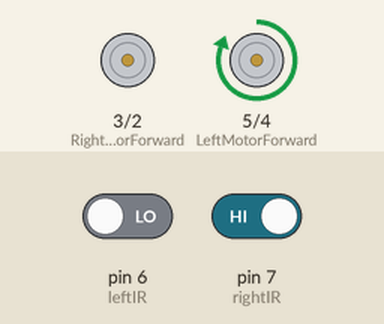
Simulated run of this sketch. Board: Arduino Uno, built with avr-gcc and run on an emulated ATmega328P. Shown: motor-driver pin pairs drawn as motors (green arrow = first pin HIGH = forward, orange = second pin HIGH = backward, longer = more drive). The inputs (shaded band) are chosen by the test bench; at power-on: pin 6 (leftIR) LOW, pin 7 (rightIR) HIGH.

Above: at 1.2 s.
1.3 s: pin 6 (leftIR) driven HIGH
At 2.0 s:
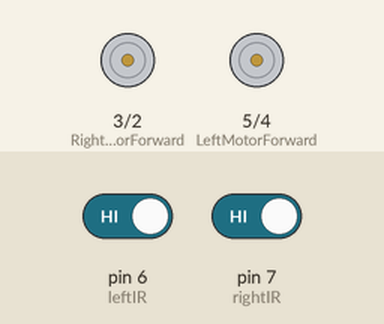
2.8 s: pin 7 (rightIR) driven LOW
At 3.1 s:
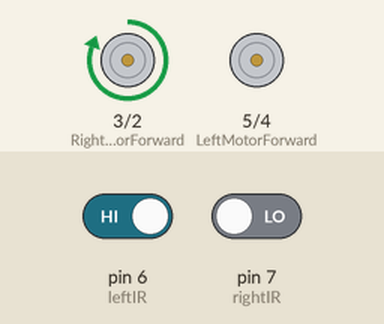
4.3 s: pin 6 (leftIR) driven LOW
At 5.4 s:
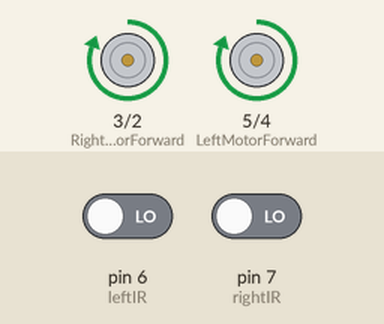
5.8 s: pin 7 (rightIR) driven HIGH
At 6.6 s:
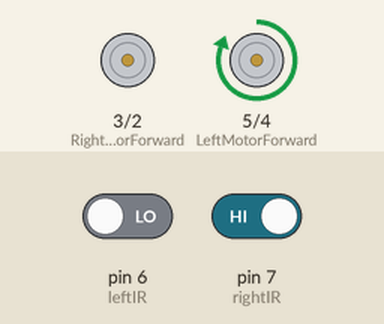
Timing chart, 0 to 8.3 s (numbered marks = the images above; inputs shaded):
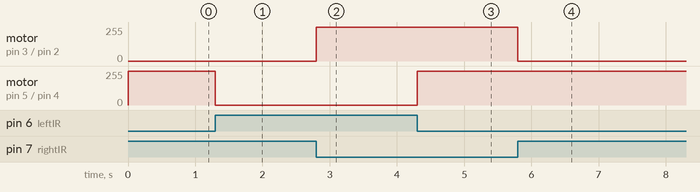

Measured:
- after the input at 1.3 s, motor on pin 5 (LeftMotorForward) / pin 4 (LeftMotorReverse): forward 255/255 → stopped at once
- after the input at 2.8 s, motor on pin 3 (RightMotorForward) / pin 2 (RightMotorReverse): stopped → forward 255/255 at once
- after the input at 4.3 s, motor on pin 5 (LeftMotorForward) / pin 4 (LeftMotorReverse): stopped → forward 255/255 at once
- after the input at 5.8 s, motor on pin 3 (RightMotorForward) / pin 2 (RightMotorReverse): forward 255/255 → stopped at once

The sketch:

black_line_following_robot.ino
```cpp
#define RightMotorReverse 2
#define RightMotorForward 3
#define LeftMotorReverse 4
#define LeftMotorForward 5
#define leftIR 6
#define rightIR 7

void setup() {
  pinMode(RightMotorReverse,OUTPUT);
  pinMode(RightMotorForward,OUTPUT);
  pinMode(LeftMotorReverse,OUTPUT);
  pinMode(LeftMotorForward,OUTPUT);
  pinMode(rightIR ,INPUT);
  pinMode(leftIR,INPUT);

  Serial.begin(9600);
}

void loop() {
  if (digitalRead(rightIR) == LOW && digitalRead(leftIR) == HIGH )  //RIGHT
  {
    digitalWrite(LeftMotorForward, LOW);
    digitalWrite(RightMotorForward, HIGH);
  }
  else if (digitalRead(rightIR) == HIGH && digitalRead(leftIR) == LOW )  //LEFT
  {
    digitalWrite(LeftMotorForward, HIGH);
    digitalWrite(RightMotorForward,LOW);
  }
  else if (digitalRead(rightIR) == HIGH && digitalRead(leftIR) == HIGH )  //STOP
  {
    digitalWrite(LeftMotorForward,LOW);
    digitalWrite(RightMotorForward,LOW);
  }
  else if (digitalRead(rightIR) == LOW && digitalRead(leftIR) == LOW )  //FORWARD
  {
    digitalWrite(LeftMotorForward,HIGH);
    digitalWrite(RightMotorForward,HIGH);
  }


}
```
